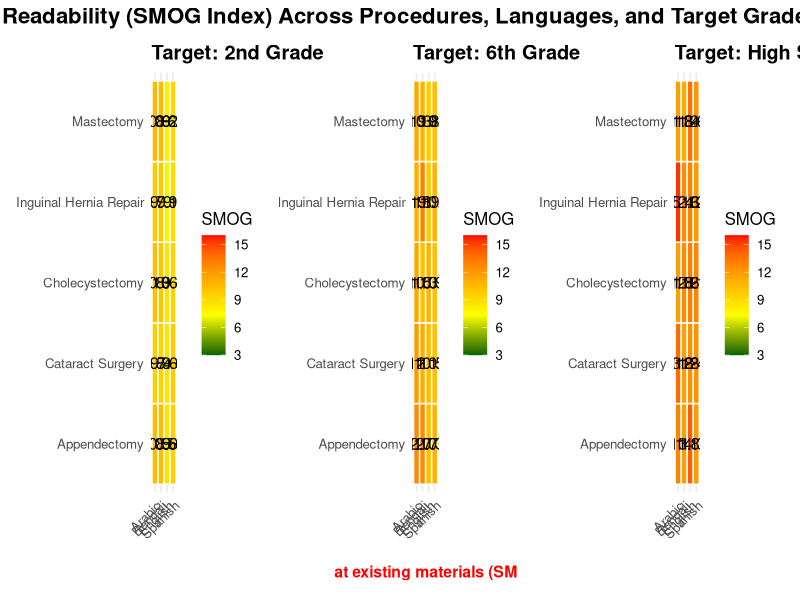

The R script that drew this image:
library(readxl)
library(dplyr)
library(ggplot2)
library(patchwork)

# Load your data
df <- read_excel("Multilingual_PostOp_Instructions.xlsx")

# Clean and prepare
df_clean <- df %>%
  filter(!is.na(SMOG), !is.na(Procedure), !is.na(Language), !is.na(`Reading Level`)) %>%
  mutate(`Reading Level` = factor(`Reading Level`, levels = c("2nd Grade", "6th Grade", "High School")))

# Target SMOG scores (lower is better)
target_lookup <- c("2nd Grade" = 2, "6th Grade" = 6, "High School" = 9)

# Heatmap function
make_heatmap <- function(level_label) {
  target_smog <- target_lookup[[level_label]]
  df_filtered <- df_clean %>% filter(`Reading Level` == level_label)
  
  df_summary <- df_filtered %>%
    group_by(Procedure, Language) %>%
    summarise(mean_SMOG = round(mean(SMOG, na.rm = TRUE), 1), .groups = "drop")
  
  base_plot <- ggplot(df_summary, aes(x = Language, y = Procedure, fill = mean_SMOG)) +
    geom_tile(color = "white", linewidth = 0.5) +
    geom_text(aes(label = mean_SMOG), color = "black", size = 4) +
    scale_fill_gradientn(
      colours = c("darkgreen", "yellow", "red"),
      values = scales::rescale(c(3, 6, 12)),
      limits = c(3, 16),
      name = "SMOG"
    ) +
    labs(
      title = paste("Target:", level_label),
      x = NULL,
      y = NULL
    ) +
    theme_minimal(base_size = 12) +
    theme(
      axis.text.x = element_text(angle = 45, hjust = 1),
      plot.title = element_text(face = "bold")
    )
  
  return(base_plot)
}

# Create heatmaps
p1 <- make_heatmap("2nd Grade")
p2 <- make_heatmap("6th Grade")
p3 <- make_heatmap("High School")

# Calculate % beating benchmark for 6th grade
df_6 <- df_clean %>% filter(`Reading Level` == "6th Grade")
pct_better_than_existing <- round(mean(df_6$SMOG < 9.8, na.rm = TRUE) * 100, 1)

# Annotate % below benchmark for 6th grade
p2_text <- ggplot() +
  annotate("text", x = 0.5, y = 0.5,
           label = paste0(pct_better_than_existing, "% beat existing materials (SMOG < 9.8)"),
           color = "red", size = 4, fontface = "bold") +
  theme_void() +
  theme(plot.margin = margin(0, 0, 0, 0))

# Blank plots for layout balance
empty_text <- ggplot() + theme_void()

# Combine everything
final_plot <- (p1 | p2 | p3) /
  (empty_text | p2_text | empty_text) +
  plot_layout(heights = c(10, 1)) +
  plot_annotation(
    title = "GPT-4o Readability (SMOG Index) Across Procedures, Languages, and Target Grade Levels",
    theme = theme(plot.title = element_text(size = 16, face = "bold", hjust = 0.5))
  )

# Display
final_plot